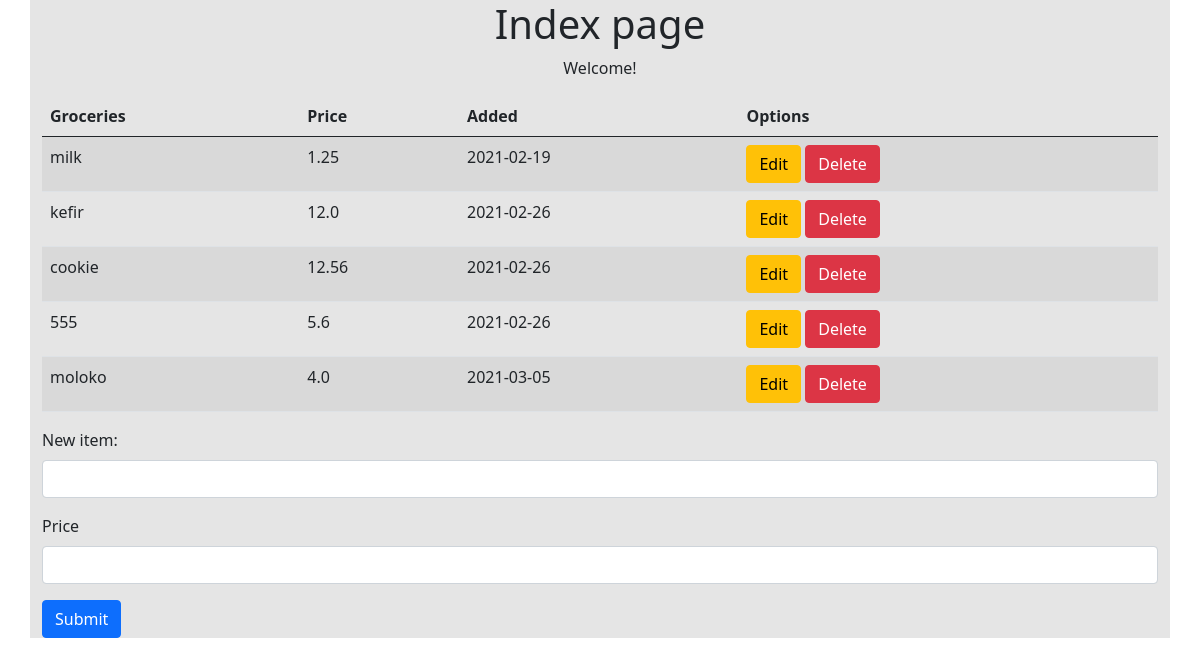
Before: / with the older database file.
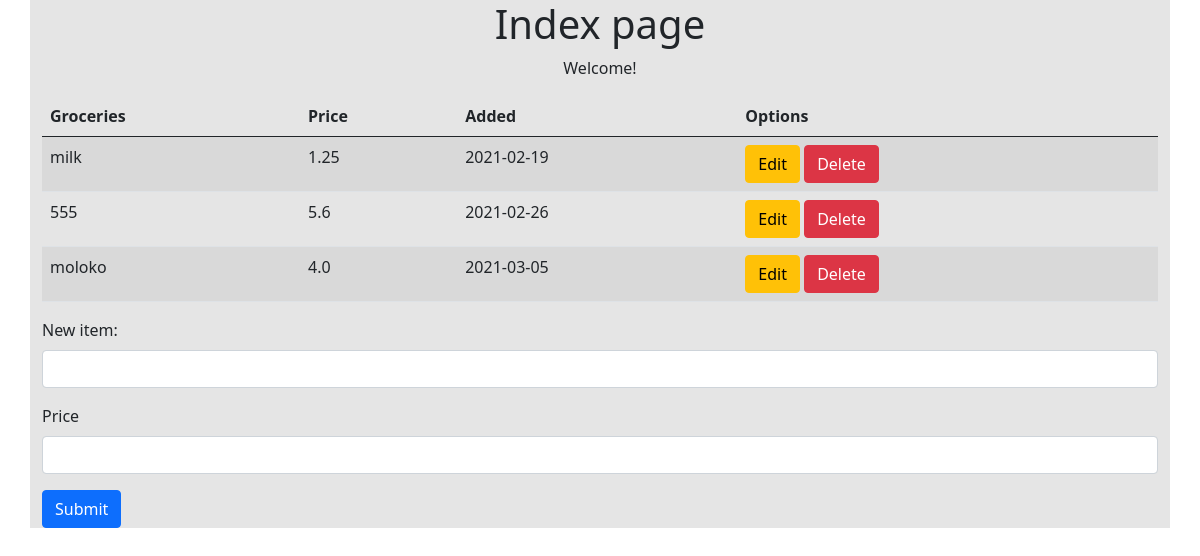
After: the same page with the newer database file.
### app.py (models this page shows, shortened)
class Grocery(db.Model):
    id = db.Column(db.Integer, primary_key=True)
    name = db.Column(db.String(80), nullable=False, unique=True)
    price = db.Column(db.Float, nullable=False, default=0.01)
    created_at = db.Column(db.DateTime, nullable=False, default=datetime.utcnow)

### app.py (the view)
@app.route('/', methods=['GET', 'POST'])
def index():
    if request.method == 'POST':  # если я получаю данные из формы
        name = request.form['name']
        price = request.form['price']
        new_stuff = Grocery(name=name, price=price)
        try:  # попробовать сделать это:
            db.session.add(new_stuff)  # добавляю в БД новый продукт
            db.session.commit()  # сохраняю изменения
            return redirect('/')  # перенаправляю пользователя на главную
        except:
            return 'There was a problem adding new item.'
    else:
        groceries = Grocery.query.order_by(Grocery.created_at).all()
        return render_template('index.html', title='Main Page', items=groceries)

### templates/index.html
{% extends 'base.html' %}
{% block content %}
    <h1 class="text-center">Index page</h1>
    <p class="text-center">Welcome!</p>
    <table class="table table-striped">
        <thead>
            <tr>
                <th>Groceries</th>
                <th>Price</th>
                <th>Added</th>
                <th>Options</th>
            </tr>
        </thead>
        <tbody>
            {% for item in items %}
                <tr>
                    <td>{{ item.name }}</td>
                    <td>{{ item.price }}</td>
                    <td>{{ item.created_at.date() }}</td>
                    <td>
                        <a href="" class="btn btn-warning">Edit</a>
                        <a href="/delete/{{ item.id }}" class="btn btn-danger">Delete</a>
                    </td>
                </tr>
            {% endfor %}
        </tbody>
    </table>
    <form action="/" method="POST">
        <div class="mb-3">
            <label for="item_name" class="form-label">New item:</label>
            <input type="text" class="form-control" id="item_name" name="name">
        </div>
        <div class="mb-3">
            <label for="item_price" class="form-label">Price</label>
            <input type="text" class="form-control" id="item_price" name="price">
        </div>
        <button type="submit" class="btn btn-primary">Submit</button>
    </form>
{% endblock %}

### templates/base.html (shortened to what this page needs)
<!doctype html>
<html lang="en">
<head>
    <link href="https://cdn.jsdelivr.net/npm/bootstrap@5.0.0-beta2/dist/css/bootstrap.min.css" rel="stylesheet"
>
    <link rel="stylesheet" href="{{ url_for('static', filename='style/style.css') }}">
</head>
<body>
<div class="container">
    {% block content %}{% endblock %}
</div>
</body>
</html>

### static/style/style.css (style rules this page uses)
body { background-image: url('https://background-tiles.com/overview/white/patterns/large/1020.png'); }
.container { background: #e5e5e5; }

Changed rows visible on the page:
removed Grocery: name "kefir", price "12.0", created_at "2021-02-26"
removed Grocery: name "cookie", price "12.56", created_at "2021-02-26"
